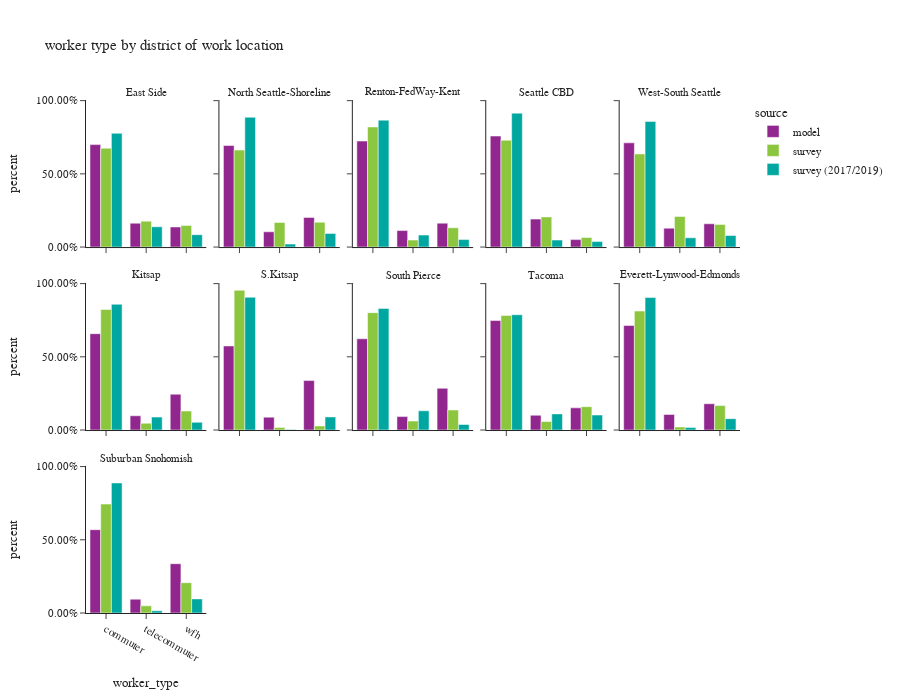

The notebook cell this image was saved under:
### Code cell
df_worker_count = workers.groupby(['source','CountyName_work','district_name_work','worker_type'])['pdexpfac']. \
    sum().reset_index()
df_worker_count['percent'] = df_worker_count.groupby(['source','CountyName_work','district_name_work'], group_keys=False)['pdexpfac']. \
    apply(lambda x: x / float(x.sum()))

df_worker_count_ct = workers.groupby(['source','CountyName_work','district_name_work','worker_type'])['pdexpfac'].count().reset_index(). \
    rename(columns={'pdexpfac':'sample count'})
df_worker_count = df_worker_count.merge(df_worker_count_ct, on=['source','CountyName_work','district_name_work','worker_type']). \
    rename(columns={'pdexpfac':'total count'})

fig = px.bar(df_worker_count.sort_values(by=['source','CountyName_work','district_name_work']), x='worker_type', y="percent",
             facet_col="district_name_work",facet_col_wrap=5,color="source",
             barmode="group",hover_data=['sample count','total count'],
             title="worker type by district of work location")
fig.for_each_annotation(lambda a: a.update(text = a.text.split("=")[-1]))
fig.update_layout(height=700, width=900, font=dict(size=11))
fig.for_each_yaxis(lambda a: a.update(tickformat = ".2%"))
fig.update_xaxes(categoryorder='array', categoryarray= ['commuter','telecommuter','wfh'])
fig.show()

### Figure 1 — Plotly figure (JSON) as saved in the notebook; plotly's stock layout.template omitted (floating-point values rounded to 4 significant figures)
{"data": [{"alignmentgroup": "True", "customdata": [[298300.0, 298300.0], [69440.0, 69440.0], [58470.0, 58470.0]], "hovertemplate": "source=model<br>district_name_work=East Side<br>worker_type=%{x}<br>percent=%{y}<br>sample count=%{customdata[0]}<br>total count=%{customdata[1]}<extra></extra>", "legendgroup": "model", "marker": {"color": "#91268F", "pattern": {"shape": ""}}, "name": "model", "offsetgroup": "model", "orientation": "v", "showlegend": true, "textposition": "auto", "type": "bar", "x": ["commuter", "telecommuter", "wfh"], "xaxis": "x11", "y": [0.6999, 0.1629, 0.1372], "yaxis": "y11"}, {"alignmentgroup": "True", "customdata": [[111300.0, 111300.0], [16750.0, 16750.0], [32530.0, 32530.0]], "hovertemplate": "source=model<br>district_name_work=North Seattle-Shoreline<br>worker_type=%{x}<br>percent=%{y}<br>sample count=%{customdata[0]}<br>total count=%{customdata[1]}<extra></extra>", "legendgroup": "model", "marker": {"color": "#91268F", "pattern": {"shape": ""}}, "name": "model", "offsetgroup": "model", "orientation": "v", "showlegend": false, "textposition": "auto", "type": "bar", "x": ["commuter", "telecommuter", "wfh"], "xaxis": "x12", "y": [0.6932, 0.1043, 0.2025], "yaxis": "y12"}, {"alignmentgroup": "True", "customdata": [[252500.0, 252500.0], [39270.0, 39270.0], [56970.0, 56970.0]], "hovertemplate": "source=model<br>district_name_work=Renton-FedWay-Kent<br>worker_type=%{x}<br>percent=%{y}<br>sample count=%{customdata[0]}<br>total count=%{customdata[1]}<extra></extra>", "legendgroup": "model", "marker": {"color": "#91268F", "pattern": {"shape": ""}}, "name": "model", "offsetgroup": "model", "orientation": "v", "showlegend": false, "textposition": "auto", "type": "bar", "x": ["commuter", "telecommuter", "wfh"], "xaxis": "x13", "y": [0.724, 0.1126, 0.1634], "yaxis": "y13"}, {"alignmentgroup": "True", "customdata": [[264300.0, 264300.0], [66540.0, 66540.0], [17740.0, 17740.0]], "hovertemplate": "source=model<br>district_name_work=Seattle CBD<br>worker_type=%{x}<br>percent=%{y}<br>sample count=%{customdata[0]}<br>total count=%{customdata[1]}<extra></extra>", "legendgroup": "model", "marker": {"color": "#91268F", "pattern": {"shape": ""}}, "name": "model", "offsetgroup": "model", "orientation": "v", "showlegend": false, "textposition": "auto", "type": "bar", "x": ["commuter", "telecommuter", "wfh"], "xaxis": "x14", "y": [0.7582, 0.1909, 0.0509], "yaxis": "y14"}, {"alignmentgroup": "True", "customdata": [[104000.0, 104000.0], [18880.0, 18880.0], [23220.0, 23220.0]], "hovertemplate": "source=model<br>district_name_work=West-South Seattle<br>worker_type=%{x}<br>percent=%{y}<br>sample count=%{customdata[0]}<br>total count=%{customdata[1]}<extra></extra>", "legendgroup": "model", "marker": {"color": "#91268F", "pattern": {"shape": ""}}, "name": "model", "offsetgroup": "model", "orientation": "v", "showlegend": false, "textposition": "auto", "type": "bar", "x": ["commuter", "telecommuter", "wfh"], "xaxis": "x15", "y": [0.7117, 0.1293, 0.159], "yaxis": "y15"}, {"alignmentgroup": "True", "customdata": [[79200.0, 79200.0], [11730.0, 11730.0], [29440.0, 29440.0]], "hovertemplate": "source=model<br>district_name_work=Kitsap<br>worker_type=%{x}<br>percent=%{y}<br>sample count=%{customdata[0]}<br>total count=%{customdata[1]}<extra></extra>", "legendgroup": "model", "marker": {"color": "#91268F", "pattern": {"shape": ""}}, "name": "model", "offsetgroup": "model", "orientation": "v", "showlegend": false, "textposition": "auto", "type": "bar", "x": ["commuter", "telecommuter", "wfh"], "xaxis": "x6", "y": [0.658, 0.09742, 0.2446], "yaxis": "y6"}, {"alignmentgroup": "True", "customdata": [[16180.0, 16180.0], [2481.0, 2481.0], [9519.0, 9519.0]], "hovertemplate": "source=model<br>district_name_work=S.Kitsap<br>worker_type=%{x}<br>percent=%{y}<br>sample count=%{customdata[0]}<br>total count=%{customdata[1]}<extra></extra>", "legendgroup": "model", "marker": {"color": "#91268F", "pattern": {"shape": ""}}, "name": "model", "offsetgroup": "model", "orientation": "v", "showlegend": false, "textposition": "auto", "type": "bar", "x": ["commuter", "telecommuter", "wfh"], "xaxis": "x7", "y": [0.5742, 0.08804, 0.3378], "yaxis": "y7"}, {"alignmentgroup": "True", "customdata": [[109300.0, 109300.0], [16100.0, 16100.0], [49980.0, 49980.0]], "hovertemplate": "source=model<br>district_name_work=South Pierce<br>worker_type=%{x}<br>percent=%{y}<br>sample count=%{customdata[0]}<br>total count=%{customdata[1]}<extra></extra>", "legendgroup": "model", "marker": {"color": "#91268F", "pattern": {"shape": ""}}, "name": "model", "offsetgroup": "model", "orientation": "v", "showlegend": false, "textposition": "auto", "type": "bar", "x": ["commuter", "telecommuter", "wfh"], "xaxis": "x8", "y": [0.6232, 0.09179, 0.285], "yaxis": "y8"}, {"alignmentgroup": "True", "customdata": [[106800.0, 106800.0], [14410.0, 14410.0], [21610.0, 21610.0]], "hovertemplate": "source=model<br>district_name_work=Tacoma<br>worker_type=%{x}<br>percent=%{y}<br>sample count=%{customdata[0]}<br>total count=%{customdata[1]}<extra></extra>", "legendgroup": "model", "marker": {"color": "#91268F", "pattern": {"shape": ""}}, "name": "model", "offsetgroup": "model", "orientation": "v", "showlegend": false, "textposition": "auto", "type": "bar", "x": ["commuter", "telecommuter", "wfh"], "xaxis": "x9", "y": [0.7478, 0.1009, 0.1513], "yaxis": "y9"}, {"alignmentgroup": "True", "customdata": [[113700.0, 113700.0], [16970.0, 16970.0], [28610.0, 28610.0]], "hovertemplate": "source=model<br>district_name_work=Everett-Lynwood-Edmonds<br>worker_type=%{x}<br>percent=%{y}<br>sample count=%{customdata[0]}<br>total count=%{customdata[1]}<extra></extra>", "legendgroup": "model", "marker": {"color": "#91268F", "pattern": {"shape": ""}}, "name": "model", "offsetgroup": "model", "orientation": "v", "showlegend": false, "textposition": "auto", "type": "bar", "x": ["commuter", "telecommuter", "wfh"], "xaxis": "x10", "y": [0.7138, 0.1065, 0.1797], "yaxis": "y10"}, {"alignmentgroup": "True", "customdata": [[89900.0, 89900.0], [14910.0, 14910.0], [53180.0, 53180.0]], "hovertemplate": "source=model<br>district_name_work=Suburban Snohomish<br>worker_type=%{x}<br>percent=%{y}<br>sample count=%{customdata[0]}<br>total count=%{customdata[1]}<extra></extra>", "legendgroup": "model", "marker": {"color": "#91268F", "pattern": {"shape": ""}}, "name": "model", "offsetgroup": "model", "orientation": "v", "showlegend": false, "textposition": "auto", "type": "bar", "x": ["commuter", "telecommuter", "wfh"], "xaxis": "x", "y": [0.569, 0.09438, 0.3366], "yaxis": "y"}, {"alignmentgroup": "True", "customdata": [[393.0, 232900.0], [176.0, 61070.0], [176.0, 50860.0]], "hovertemplate": "source=survey<br>district_name_work=East Side<br>worker_type=%{x}<br>percent=%{y}<br>sample count=%{customdata[0]}<br>total count=%{customdata[1]}<extra></extra>", "legendgroup": "survey", "marker": {"color": "#8CC63E", "pattern": {"shape": ""}}, "name": "survey", "offsetgroup": "survey", "orientation": "v", "showlegend": true, "textposition": "auto", "type": "bar", "x": ["commuter", "telecommuter", "wfh"], "xaxis": "x11", "y": [0.6754, 0.1771, 0.1475], "yaxis": "y11"}, {"alignmentgroup": "True", "customdata": [[253.0, 97240.0], [87.0, 24690.0], [147.0, 24900.0]], "hovertemplate": "source=survey<br>district_name_work=North Seattle-Shoreline<br>worker_type=%{x}<br>percent=%{y}<br>sample count=%{customdata[0]}<br>total count=%{customdata[1]}<extra></extra>", "legendgroup": "survey", "marker": {"color": "#8CC63E", "pattern": {"shape": ""}}, "name": "survey", "offsetgroup": "survey", "orientation": "v", "showlegend": false, "textposition": "auto", "type": "bar", "x": ["commuter", "telecommuter", "wfh"], "xaxis": "x12", "y": [0.6623, 0.1681, 0.1696], "yaxis": "y12"}, {"alignmentgroup": "True", "customdata": [[176.0, 229200.0], [45.0, 13360.0], [39.0, 36860.0]], "hovertemplate": "source=survey<br>district_name_work=Renton-FedWay-Kent<br>worker_type=%{x}<br>percent=%{y}<br>sample count=%{customdata[0]}<br>total count=%{customdata[1]}<extra></extra>", "legendgroup": "survey", "marker": {"color": "#8CC63E", "pattern": {"shape": ""}}, "name": "survey", "offsetgroup": "survey", "orientation": "v", "showlegend": false, "textposition": "auto", "type": "bar", "x": ["commuter", "telecommuter", "wfh"], "xaxis": "x13", "y": [0.8203, 0.04781, 0.1319], "yaxis": "y13"}, {"alignmentgroup": "True", "customdata": [[462.0, 186100.0], [249.0, 52520.0], [127.0, 16610.0]], "hovertemplate": "source=survey<br>district_name_work=Seattle CBD<br>worker_type=%{x}<br>percent=%{y}<br>sample count=%{customdata[0]}<br>total count=%{customdata[1]}<extra></extra>", "legendgroup": "survey", "marker": {"color": "#8CC63E", "pattern": {"shape": ""}}, "name": "survey", "offsetgroup": "survey", "orientation": "v", "showlegend": false, "textposition": "auto", "type": "bar", "x": ["commuter", "telecommuter", "wfh"], "xaxis": "x14", "y": [0.7291, 0.2058, 0.06509], "yaxis": "y14"}, {"alignmentgroup": "True", "customdata": [[130.0, 86900.0], [69.0, 28590.0], [78.0, 21170.0]], "hovertemplate": "source=survey<br>district_name_work=West-South Seattle<br>worker_type=%{x}<br>percent=%{y}<br>sample count=%{customdata[0]}<br>total count=%{customdata[1]}<extra></extra>", "legendgroup": "survey", "marker": {"color": "#8CC63E", "pattern": {"shape": ""}}, "name": "survey", "offsetgroup": "survey", "orientation": "v", "showlegend": false, "textposition": "auto", "type": "bar", "x": ["commuter", "telecommuter", "wfh"], "xaxis": "x15", "y": [0.6359, 0.2092, 0.1549], "yaxis": "y15"}, {"alignmentgroup": "True", "customdata": [[91.0, 79660.0], [12.0, 4504.0], [43.0, 12550.0]], "hovertemplate": "source=survey<br>district_name_work=Kitsap<br>worker_type=%{x}<br>percent=%{y}<br>sample count=%{customdata[0]}<br>total count=%{customdata[1]}<extra></extra>", "legendgroup": "survey", "marker": {"color": "#8CC63E", "pattern": {"shape": ""}}, "name": "survey", "offsetgroup": "survey", "orientation": "v", "showlegend": false, "textposition": "auto", "type": "bar", "x": ["commuter", "telecommuter", "wfh"], "xaxis": "x6", "y": [0.8236, 0.04657, 0.1298], "yaxis": "y6"}, {"alignmentgroup": "True", "customdata": [[10.0, 14060.0], [2.0, 267.2], [3.0, 408.8]], "hovertemplate": "source=survey<br>district_name_work=S.Kitsap<br>worker_type=%{x}<br>percent=%{y}<br>sample count=%{customdata[0]}<br>total count=%{customdata[1]}<extra></extra>", "legendgroup": "survey", "marker": {"color": "#8CC63E", "pattern": {"shape": ""}}, "name": "survey", "offsetgroup": "survey", "orientation": "v", "showlegend": false, "textposition": "auto", "type": "bar", "x": ["commuter", "telecommuter", "wfh"], "xaxis": "x7", "y": [0.9541, 0.01813, 0.02774], "yaxis": "y7"}, {"alignmentgroup": "True", "customdata": [[84.0, 130500.0], [16.0, 10040.0], [24.0, 22240.0]], "hovertemplate": "source=survey<br>district_name_work=South Pierce<br>worker_type=%{x}<br>percent=%{y}<br>sample count=%{customdata[0]}<br>total count=%{customdata[1]}<extra></extra>", "legendgroup": "survey", "marker": {"color": "#8CC63E", "pattern": {"shape": ""}}, "name": "survey", "offsetgroup": "survey", "orientation": "v", "showlegend": false, "textposition": "auto", "type": "bar", "x": ["commuter", "telecommuter", "wfh"], "xaxis": "x8", "y": [0.8018, 0.06168, 0.1366], "yaxis": "y8"}, {"alignmentgroup": "True", "customdata": [[79.0, 80790.0], [10.0, 5961.0], [28.0, 16470.0]], "hovertemplate": "source=survey<br>district_name_work=Tacoma<br>worker_type=%{x}<br>percent=%{y}<br>sample count=%{customdata[0]}<br>total count=%{customdata[1]}<extra></extra>", "legendgroup": "survey", "marker": {"color": "#8CC63E", "pattern": {"shape": ""}}, "name": "survey", "offsetgroup": "survey", "orientation": "v", "showlegend": false, "textposition": "auto", "type": "bar", "x": ["commuter", "telecommuter", "wfh"], "xaxis": "x9", "y": [0.7827, 0.05774, 0.1596], "yaxis": "y9"}, {"alignmentgroup": "True", "customdata": [[101.0, 99390.0], [20.0, 2548.0], [35.0, 20400.0]], "hovertemplate": "source=survey<br>district_name_work=Everett-Lynwood-Edmonds<br>worker_type=%{x}<br>percent=%{y}<br>sample count=%{customdata[0]}<br>total count=%{customdata[1]}<extra></extra>", "legendgroup": "survey", "marker": {"color": "#8CC63E", "pattern": {"shape": ""}}, "name": "survey", "offsetgroup": "survey", "orientation": "v", "showlegend": false, "textposition": "auto", "type": "bar", "x": ["commuter", "telecommuter", "wfh"], "xaxis": "x10", "y": [0.8124, 0.02083, 0.1668], "yaxis": "y10"}, {"alignmentgroup": "True", "customdata": [[95.0, 105400.0], [15.0, 6930.0], [50.0, 29330.0]], "hovertemplate": "source=survey<br>district_name_work=Suburban Snohomish<br>worker_type=%{x}<br>percent=%{y}<br>sample count=%{customdata[0]}<br>total count=%{customdata[1]}<extra></extra>", "legendgroup": "survey", "marker": {"color": "#8CC63E", "pattern": {"shape": ""}}, "name": "survey", "offsetgroup": "survey", "orientation": "v", "showlegend": false, "textposition": "auto", "type": "bar", "x": ["commuter", "telecommuter", "wfh"], "xaxis": "x", "y": [0.744, 0.04893, 0.2071], "yaxis": "y"}, {"alignmentgroup": "True", "customdata": [[1052.0, 203900.0], [99.0, 36370.0], [76.0, 22140.0]], "hovertemplate": "source=survey (2017/2019)<br>district_name_work=East Side<br>worker_type=%{x}<br>percent=%{y}<br>sample count=%{customdata[0]}<br>total count=%{customdata[1]}<extra></extra>", "legendgroup": "survey (2017/2019)", "marker": {"color": "#00A7A0", "pattern": {"shape": ""}}, "name": "survey (2017/2019)", "offsetgroup": "survey (2017/2019)", "orientation": "v", "showlegend": true, "textposition": "auto", "type": "bar", "x": ["commuter", "telecommuter", "wfh"], "xaxis": "x11", "y": [0.777, 0.1386, 0.08437], "yaxis": "y11"}, {"alignmentgroup": "True", "customdata": [[710.0, 109300.0], [47.0, 2522.0], [130.0, 11460.0]], "hovertemplate": "source=survey (2017/2019)<br>district_name_work=North Seattle-Shoreline<br>worker_type=%{x}<br>percent=%{y}<br>sample count=%{customdata[0]}<br>total count=%{customdata[1]}<extra></extra>", "legendgroup": "survey (2017/2019)", "marker": {"color": "#00A7A0", "pattern": {"shape": ""}}, "name": "survey (2017/2019)", "offsetgroup": "survey (2017/2019)", "orientation": "v", "showlegend": false, "textposition": "auto", "type": "bar", "x": ["commuter", "telecommuter", "wfh"], "xaxis": "x12", "y": [0.8866, 0.02045, 0.09294], "yaxis": "y12"}, {"alignmentgroup": "True", "customdata": [[343.0, 151700.0], [15.0, 14350.0], [16.0, 8970.0]], "hovertemplate": "source=survey (2017/2019)<br>district_name_work=Renton-FedWay-Kent<br>worker_type=%{x}<br>percent=%{y}<br>sample count=%{customdata[0]}<br>total count=%{customdata[1]}<extra></extra>", "legendgroup": "survey (2017/2019)", "marker": {"color": "#00A7A0", "pattern": {"shape": ""}}, "name": "survey (2017/2019)", "offsetgroup": "survey (2017/2019)", "orientation": "v", "showlegend": false, "textposition": "auto", "type": "bar", "x": ["commuter", "telecommuter", "wfh"], "xaxis": "x13", "y": [0.8668, 0.08197, 0.05125], "yaxis": "y13"}, {"alignmentgroup": "True", "customdata": [[1937.0, 218400.0], [90.0, 11430.0], [154.0, 8982.0]], "hovertemplate": "source=survey (2017/2019)<br>district_name_work=Seattle CBD<br>worker_type=%{x}<br>percent=%{y}<br>sample count=%{customdata[0]}<br>total count=%{customdata[1]}<extra></extra>", "legendgroup": "survey (2017/2019)", "marker": {"color": "#00A7A0", "pattern": {"shape": ""}}, "name": "survey (2017/2019)", "offsetgroup": "survey (2017/2019)", "orientation": "v", "showlegend": false, "textposition": "auto", "type": "bar", "x": ["commuter", "telecommuter", "wfh"], "xaxis": "x14", "y": [0.9145, 0.04784, 0.03761], "yaxis": "y14"}, {"alignmentgroup": "True", "customdata": [[392.0, 54040.0], [28.0, 3984.0], [95.0, 4956.0]], "hovertemplate": "source=survey (2017/2019)<br>district_name_work=West-South Seattle<br>worker_type=%{x}<br>percent=%{y}<br>sample count=%{customdata[0]}<br>total count=%{customdata[1]}<extra></extra>", "legendgroup": "survey (2017/2019)", "marker": {"color": "#00A7A0", "pattern": {"shape": ""}}, "name": "survey (2017/2019)", "offsetgroup": "survey (2017/2019)", "orientation": "v", "showlegend": false, "textposition": "auto", "type": "bar", "x": ["commuter", "telecommuter", "wfh"], "xaxis": "x15", "y": [0.8581, 0.06325, 0.07869], "yaxis": "y15"}, {"alignmentgroup": "True", "customdata": [[108.0, 54030.0], [11.0, 5561.0], [25.0, 3319.0]], "hovertemplate": "source=survey (2017/2019)<br>district_name_work=Kitsap<br>worker_type=%{x}<br>percent=%{y}<br>sample count=%{customdata[0]}<br>total count=%{customdata[1]}<extra></extra>", "legendgroup": "survey (2017/2019)", "marker": {"color": "#00A7A0", "pattern": {"shape": ""}}, "name": "survey (2017/2019)", "offsetgroup": "survey (2017/2019)", "orientation": "v", "showlegend": false, "textposition": "auto", "type": "bar", "x": ["commuter", "telecommuter", "wfh"], "xaxis": "x6", "y": [0.8588, 0.0884, 0.05276], "yaxis": "y6"}, {"alignmentgroup": "True", "customdata": [[18.0, 14300.0], [1.0, 60.89], [8.0, 1412.0]], "hovertemplate": "source=survey (2017/2019)<br>district_name_work=S.Kitsap<br>worker_type=%{x}<br>percent=%{y}<br>sample count=%{customdata[0]}<br>total count=%{customdata[1]}<extra></extra>", "legendgroup": "survey (2017/2019)", "marker": {"color": "#00A7A0", "pattern": {"shape": ""}}, "name": "survey (2017/2019)", "offsetgroup": "survey (2017/2019)", "orientation": "v", "showlegend": false, "textposition": "auto", "type": "bar", "x": ["commuter", "telecommuter", "wfh"], "xaxis": "x7", "y": [0.9066, 0.003862, 0.08953], "yaxis": "y7"}, {"alignmentgroup": "True", "customdata": [[155.0, 76200.0], [16.0, 12070.0], [18.0, 3462.0]], "hovertemplate": "source=survey (2017/2019)<br>district_name_work=South Pierce<br>worker_type=%{x}<br>percent=%{y}<br>sample count=%{customdata[0]}<br>total count=%{customdata[1]}<extra></extra>", "legendgroup": "survey (2017/2019)", "marker": {"color": "#00A7A0", "pattern": {"shape": ""}}, "name": "survey (2017/2019)", "offsetgroup": "survey (2017/2019)", "orientation": "v", "showlegend": false, "textposition": "auto", "type": "bar", "x": ["commuter", "telecommuter", "wfh"], "xaxis": "x8", "y": [0.8307, 0.1316, 0.03774], "yaxis": "y8"}, {"alignmentgroup": "True", "customdata": [[137.0, 92150.0], [16.0, 12900.0], [17.0, 11980.0]], "hovertemplate": "source=survey (2017/2019)<br>district_name_work=Tacoma<br>worker_type=%{x}<br>percent=%{y}<br>sample count=%{customdata[0]}<br>total count=%{customdata[1]}<extra></extra>", "legendgroup": "survey (2017/2019)", "marker": {"color": "#00A7A0", "pattern": {"shape": ""}}, "name": "survey (2017/2019)", "offsetgroup": "survey (2017/2019)", "orientation": "v", "showlegend": false, "textposition": "auto", "type": "bar", "x": ["commuter", "telecommuter", "wfh"], "xaxis": "x9", "y": [0.7874, 0.1103, 0.1024], "yaxis": "y9"}, {"alignmentgroup": "True", "customdata": [[224.0, 105400.0], [12.0, 2072.0], [14.0, 9005.0]], "hovertemplate": "source=survey (2017/2019)<br>district_name_work=Everett-Lynwood-Edmonds<br>worker_type=%{x}<br>percent=%{y}<br>sample count=%{customdata[0]}<br>total count=%{customdata[1]}<extra></extra>", "legendgroup": "survey (2017/2019)", "marker": {"color": "#00A7A0", "pattern": {"shape": ""}}, "name": "survey (2017/2019)", "offsetgroup": "survey (2017/2019)", "orientation": "v", "showlegend": false, "textposition": "auto", "type": "bar", "x": ["commuter", "telecommuter", "wfh"], "xaxis": "x10", "y": [0.9049, 0.01779, 0.07729], "yaxis": "y10"}, {"alignmentgroup": "True", "customdata": [[106.0, 59510.0], [3.0, 1036.0], [15.0, 6450.0]], "hovertemplate": "source=survey (2017/2019)<br>district_name_work=Suburban Snohomish<br>worker_type=%{x}<br>percent=%{y}<br>sample count=%{customdata[0]}<br>total count=%{customdata[1]}<extra></extra>", "legendgroup": "survey (2017/2019)", "marker": {"color": "#00A7A0", "pattern": {"shape": ""}}, "name": "survey (2017/2019)", "offsetgroup": "survey (2017/2019)", "orientation": "v", "showlegend": false, "textposition": "auto", "type": "bar", "x": ["commuter", "telecommuter", "wfh"], "xaxis": "x", "y": [0.8883, 0.01546, 0.09628], "yaxis": "y"}], "layout": {"annotations": [{"font": {}, "showarrow": false, "text": "Suburban Snohomish", "x": 0.092, "xanchor": "center", "xref": "paper", "y": 0.2867, "yanchor": "bottom", "yref": "paper"}, {"font": {}, "showarrow": false, "text": "Kitsap", "x": 0.092, "xanchor": "center", "xref": "paper", "y": 0.6433, "yanchor": "bottom", "yref": "paper"}, {"font": {}, "showarrow": false, "text": "S.Kitsap", "x": 0.296, "xanchor": "center", "xref": "paper", "y": 0.6433, "yanchor": "bottom", "yref": "paper"}, {"font": {}, "showarrow": false, "text": "South Pierce", "x": 0.5, "xanchor": "center", "xref": "paper", "y": 0.6433, "yanchor": "bottom", "yref": "paper"}, {"font": {}, "showarrow": false, "text": "Tacoma", "x": 0.704, "xanchor": "center", "xref": "paper", "y": 0.6433, "yanchor": "bottom", "yref": "paper"}, {"font": {}, "showarrow": false, "text": "Everett-Lynwood-Edmonds", "x": 0.908, "xanchor": "center", "xref": "paper", "y": 0.6433, "yanchor": "bottom", "yref": "paper"}, {"font": {}, "showarrow": false, "text": "East Side", "x": 0.092, "xanchor": "center", "xref": "paper", "y": 1.0, "yanchor": "bottom", "yref": "paper"}, {"font": {}, "showarrow": false, "text": "North Seattle-Shoreline", "x": 0.296, "xanchor": "center", "xref": "paper", "y": 1.0, "yanchor": "bottom", "yref": "paper"}, {"font": {}, "showarrow": false, "text": "Renton-FedWay-Kent", "x": 0.5, "xanchor": "center", "xref": "paper", "y": 1.0, "yanchor": "bottom", "yref": "paper"}, {"font": {}, "showarrow": false, "text": "Seattle CBD", "x": 0.704, "xanchor": "center", "xref": "paper", "y": 1.0, "yanchor": "bottom", "yref": "paper"}, {"font": {}, "showarrow": false, "text": "West-South Seattle", "x": 0.908, "xanchor": "center", "xref": "paper", "y": 1.0, "yanchor": "bottom", "yref": "paper"}], "barmode": "group", "font": {"size": 11}, "height": 700, "legend": {"title": {"text": "source"}, "tracegroupgap": 0}, "title": {"text": "worker type by district of work location"}, "width": 900, "xaxis": {"anchor": "y", "categoryarray": ["commuter", "telecommuter", "wfh"], "categoryorder": "array", "domain": [0.0, 0.184], "title": {"text": "worker_type"}}, "xaxis10": {"anchor": "y10", "categoryarray": ["commuter", "telecommuter", "wfh"], "categoryorder": "array", "domain": [0.816, 1.0], "matches": "x", "showticklabels": false}, "xaxis11": {"anchor": "y11", "categoryarray": ["commuter", "telecommuter", "wfh"], "categoryorder": "array", "domain": [0.0, 0.184], "matches": "x", "showticklabels": false}, "xaxis12": {"anchor": "y12", "categoryarray": ["commuter", "telecommuter", "wfh"], "categoryorder": "array", "domain": [0.204, 0.388], "matches": "x", "showticklabels": false}, "xaxis13": {"anchor": "y13", "categoryarray": ["commuter", "telecommuter", "wfh"], "categoryorder": "array", "domain": [0.408, 0.592], "matches": "x", "showticklabels": false}, "xaxis14": {"anchor": "y14", "categoryarray": ["commuter", "telecommuter", "wfh"], "categoryorder": "array", "domain": [0.612, 0.796], "matches": "x", "showticklabels": false}, "xaxis15": {"anchor": "y15", "categoryarray": ["commuter", "telecommuter", "wfh"], "categoryorder": "array", "domain": [0.816, 1.0], "matches": "x", "showticklabels": false}, "xaxis2": {"anchor": "y2", "categoryarray": ["commuter", "telecommuter", "wfh"], "categoryorder": "array", "domain": [0.204, 0.388], "matches": "x", "title": {"text": "worker_type"}}, "xaxis3": {"anchor": "y3", "categoryarray": ["commuter", "telecommuter", "wfh"], "categoryorder": "array", "domain": [0.408, 0.592], "matches": "x", "title": {"text": "worker_type"}}, "xaxis4": {"anchor": "y4", "categoryarray": ["commuter", "telecommuter", "wfh"], "categoryorder": "array", "domain": [0.612, 0.796], "matches": "x", "title": {"text": "worker_type"}}, "xaxis5": {"anchor": "y5", "categoryarray": ["commuter", "telecommuter", "wfh"], "categoryorder": "array", "domain": [0.816, 1.0], "matches": "x", "title": {"text": "worker_type"}}, "xaxis6": {"anchor": "y6", "categoryarray": ["commuter", "telecommuter", "wfh"], "categoryorder": "array", "domain": [0.0, 0.184], "matches": "x", "showticklabels": false}, "xaxis7": {"anchor": "y7", "categoryarray": ["commuter", "telecommuter", "wfh"], "categoryorder": "array", "domain": [0.204, 0.388], "matches": "x", "showticklabels": false}, "xaxis8": {"anchor": "y8", "categoryarray": ["commuter", "telecommuter", "wfh"], "categoryorder": "array", "domain": [0.408, 0.592], "matches": "x", "showticklabels": false}, "xaxis9": {"anchor": "y9", "categoryarray": ["commuter", "telecommuter", "wfh"], "categoryorder": "array", "domain": [0.612, 0.796], "matches": "x", "showticklabels": false}, "yaxis": {"anchor": "x", "domain": [0.0, 0.2867], "tickformat": ".2%", "title": {"text": "percent"}}, "yaxis10": {"anchor": "x10", "domain": [0.3567, 0.6433], "matches": "y", "showticklabels": false, "tickformat": ".2%"}, "yaxis11": {"anchor": "x11", "domain": [0.7133, 1.0], "matches": "y", "tickformat": ".2%", "title": {"text": "percent"}}, "yaxis12": {"anchor": "x12", "domain": [0.7133, 1.0], "matches": "y", "showticklabels": false, "tickformat": ".2%"}, "yaxis13": {"anchor": "x13", "domain": [0.7133, 1.0], "matches": "y", "showticklabels": false, "tickformat": ".2%"}, "yaxis14": {"anchor": "x14", "domain": [0.7133, 1.0], "matches": "y", "showticklabels": false, "tickformat": ".2%"}, "yaxis15": {"anchor": "x15", "domain": [0.7133, 1.0], "matches": "y", "showticklabels": false, "tickformat": ".2%"}, "yaxis2": {"anchor": "x2", "domain": [0.0, 0.2867], "matches": "y", "showticklabels": false, "tickformat": ".2%"}, "yaxis3": {"anchor": "x3", "domain": [0.0, 0.2867], "matches": "y", "showticklabels": false, "tickformat": ".2%"}, "yaxis4": {"anchor": "x4", "domain": [0.0, 0.2867], "matches": "y", "showticklabels": false, "tickformat": ".2%"}, "yaxis5": {"anchor": "x5", "domain": [0.0, 0.2867], "matches": "y", "showticklabels": false, "tickformat": ".2%"}, "yaxis6": {"anchor": "x6", "domain": [0.3567, 0.6433], "matches": "y", "tickformat": ".2%", "title": {"text": "percent"}}, "yaxis7": {"anchor": "x7", "domain": [0.3567, 0.6433], "matches": "y", "showticklabels": false, "tickformat": ".2%"}, "yaxis8": {"anchor": "x8", "domain": [0.3567, 0.6433], "matches": "y", "showticklabels": false, "tickformat": ".2%"}, "yaxis9": {"anchor": "x9", "domain": [0.3567, 0.6433], "matches": "y", "showticklabels": false, "tickformat": ".2%"}}}
